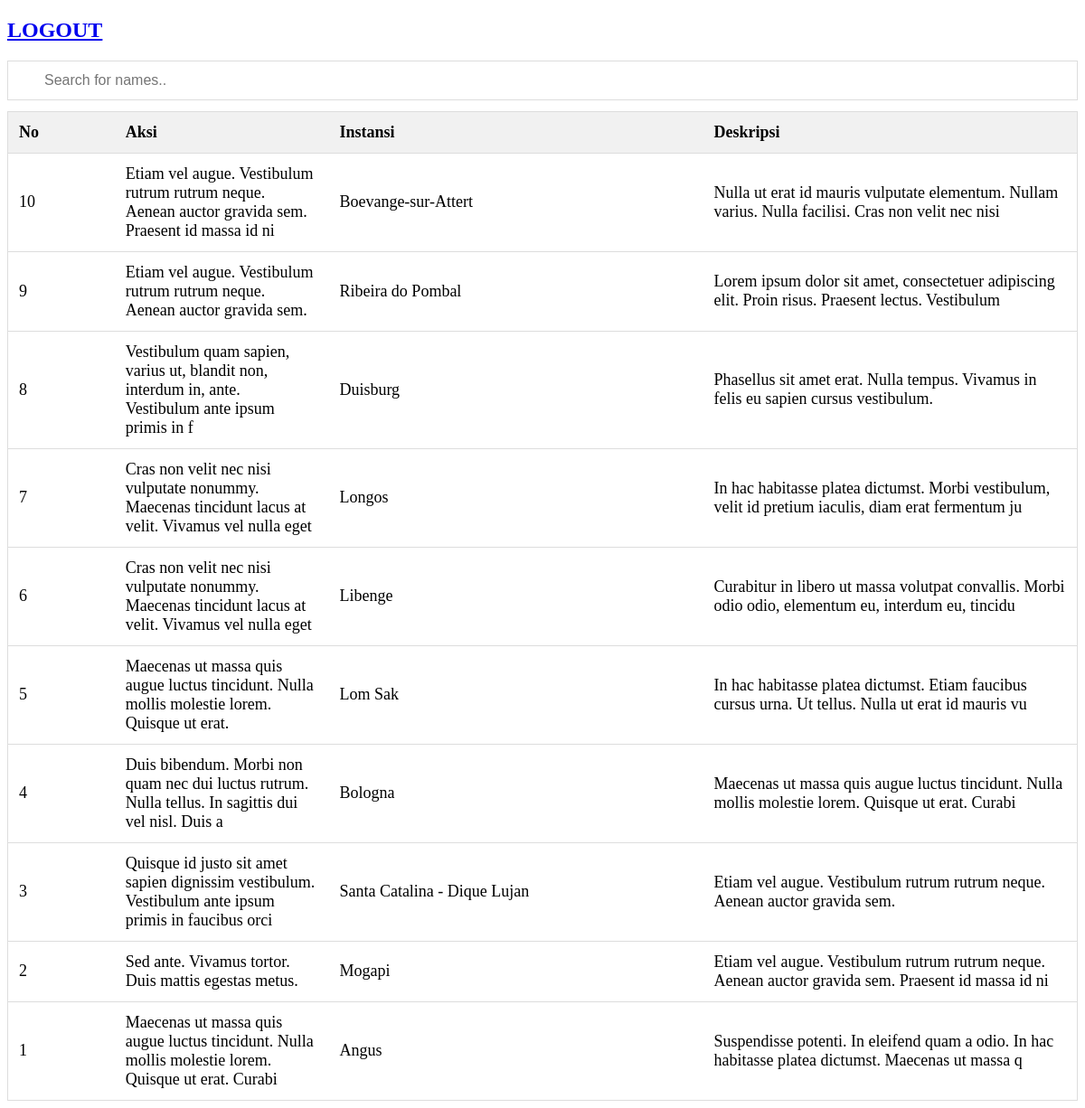
Screenshot of /main.php with the database file from the repository.
### tables this page shows
CREATE TABLE `tabel1` (
  `no` int(11) NOT NULL,
  `aksi` varchar(100) NOT NULL,
  `instansi` varchar(100) NOT NULL,
  `deskripsi` varchar(100) NOT NULL
);

### main.php (the view, shortened to what this page needs)
<?php
include 'connection.php';
$sql = "SELECT * FROM tabel1 order by no desc";
$result = $conn->query($sql);
?>
<!DOCTYPE html>
<html>
<head>
</head>
<body>
<h2><a href="login.php">LOGOUT</a></h2>
<input type="text" id="myInput" onkeyup="myFunction()" placeholder="Search for names.." title="Type in a name">
<table id="myTable">
  <tr class="header">
    <th style="width:10%;">No</th>
    <th style="width:20%;">Aksi</th>
    <th style="width:35%;">Instansi</th>
    <th style="width:35%;">Deskripsi</th>
  </tr>
<?php
        if ($result->num_rows > 0) {
            while ($row = $result->fetch_assoc()) {
        ?>
                <tr>
                    <td><?php echo $row["no"] ?></td>
                    <td><?php echo $row["aksi"] ?></td>
                    <td><?php echo $row["instansi"] ?></td>
                    <td><?php echo $row["deskripsi"] ?></td>
                </tr>
        <?php
            }
        }
        ?>
</table>
</body>
</html>

### main.php (style rules this page uses)
* { box-sizing: border-box; }
#myInput { background-image: url('/css/searchicon.png'); background-position: 10px 10px; background-repeat: no-repeat; width: 100%; font-size: 16px; padding: 12px 20px 12px 40px; border: 1px solid #ddd; margin-bottom: 12px; }
#myTable { border-collapse: collapse; width: 100%; border: 1px solid #ddd; font-size: 18px; }
#myTable th, #myTable td { text-align: left; padding: 12px; }
#myTable tr { border-bottom: 1px solid #ddd; }
#myTable tr.header, #myTable tr:hover { background-color: #f1f1f1; }

### rows the page displays
tabel1: no "10", aksi "Etiam vel augue. Vestibulum rutrum rutrum neque. Aenean auctor gravida sem. Praesent id massa id ni", instansi "Boevange-sur-Attert", deskripsi "Nulla ut erat id mauris vulputate elementum. Nullam varius. Nulla facilisi. Cras non velit nec nisi"
tabel1: no "9", aksi "Etiam vel augue. Vestibulum rutrum rutrum neque. Aenean auctor gravida sem.", instansi "Ribeira do Pombal", deskripsi "Lorem ipsum dolor sit amet, consectetuer adipiscing elit. Proin risus. Praesent lectus. Vestibulum"
tabel1: no "8", aksi "Vestibulum quam sapien, varius ut, blandit non, interdum in, ante. Vestibulum ante ipsum primis in f", instansi "Duisburg", deskripsi "Phasellus sit amet erat. Nulla tempus. Vivamus in felis eu sapien cursus vestibulum."
tabel1: no "7", aksi "Cras non velit nec nisi vulputate nonummy. Maecenas tincidunt lacus at velit. Vivamus vel nulla eget", instansi "Longos", deskripsi "In hac habitasse platea dictumst. Morbi vestibulum, velit id pretium iaculis, diam erat fermentum ju"
tabel1: no "6", aksi "Cras non velit nec nisi vulputate nonummy. Maecenas tincidunt lacus at velit. Vivamus vel nulla eget", instansi "Libenge", deskripsi "Curabitur in libero ut massa volutpat convallis. Morbi odio odio, elementum eu, interdum eu, tincidu"
tabel1: no "5", aksi "Maecenas ut massa quis augue luctus tincidunt. Nulla mollis molestie lorem. Quisque ut erat.", instansi "Lom Sak", deskripsi "In hac habitasse platea dictumst. Etiam faucibus cursus urna. Ut tellus. Nulla ut erat id mauris vu"
tabel1: no "4", aksi "Duis bibendum. Morbi non quam nec dui luctus rutrum. Nulla tellus. In sagittis dui vel nisl. Duis a", instansi "Bologna", deskripsi "Maecenas ut massa quis augue luctus tincidunt. Nulla mollis molestie lorem. Quisque ut erat. Curabi"
tabel1: no "3", aksi "Quisque id justo sit amet sapien dignissim vestibulum. Vestibulum ante ipsum primis in faucibus orci", instansi "Santa Catalina - Dique Lujan", deskripsi "Etiam vel augue. Vestibulum rutrum rutrum neque. Aenean auctor gravida sem."
tabel1: no "2", aksi "Sed ante. Vivamus tortor. Duis mattis egestas metus.", instansi "Mogapi", deskripsi "Etiam vel augue. Vestibulum rutrum rutrum neque. Aenean auctor gravida sem. Praesent id massa id ni"
tabel1: no "1", aksi "Maecenas ut massa quis augue luctus tincidunt. Nulla mollis molestie lorem. Quisque ut erat. Curabi", instansi "Angus", deskripsi "Suspendisse potenti. In eleifend quam a odio. In hac habitasse platea dictumst. Maecenas ut massa q"
